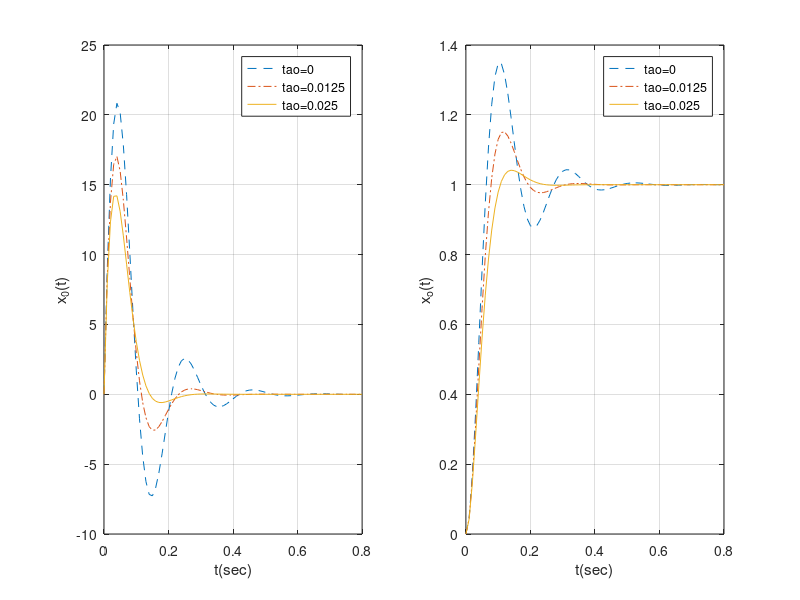

Here is the MATLAB script that generated this plot:
t = [0:0.01:0.8];
%
nG = [50];
tao = 0;
dG = [0.05 1 + 50 * tao 50];
G1 = tf(nG,dG);
tao = 0.0125;
dG = [0.05 1 + 50 * tao 50];
G2 = tf(nG,dG);
tao = 0.025;
dG = [0.05 1 + 50 * tao 50];
G3 = tf(nG,dG);
%
[y1,T] = impulse(G1,t);[y1a,T] = step(G1,t);
[y2,T] = impulse(G2,t);[y2a,T] = step(G2,t);
[y3,T] = impulse(G3,t);[y3a,T] = step(G3,t);
%
subplot(121);
plot(T,y1,'--',T,y2,'-.',T,y3,'-')
legend('tao=0','tao=0.0125','tao=0.025')
xlabel('t(sec)')
ylabel('x_0(t)')
grid on
subplot(122)
plot(T,y1a,'--',T,y2a,'-.',T,y3a,'-')
legend('tao=0','tao=0.0125','tao=0.025')
grid on
xlabel('t(sec)')
ylabel('x_o(t)')

